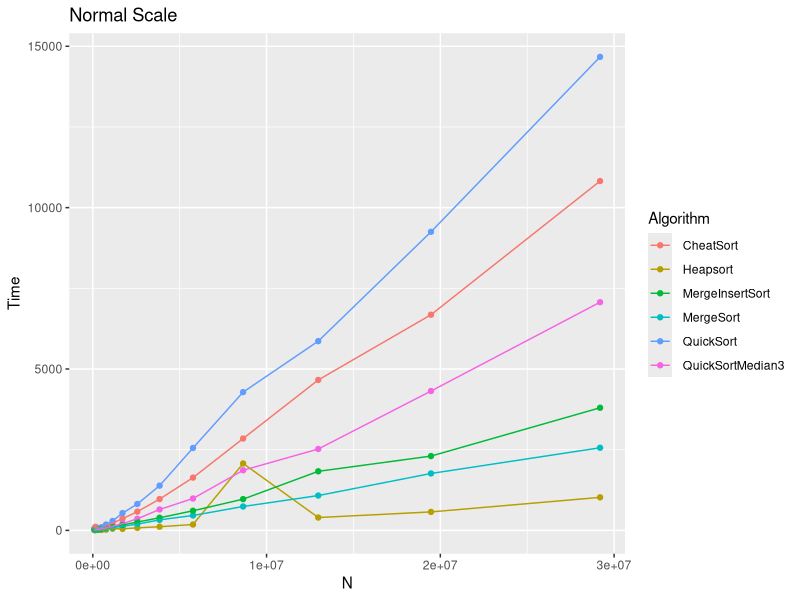
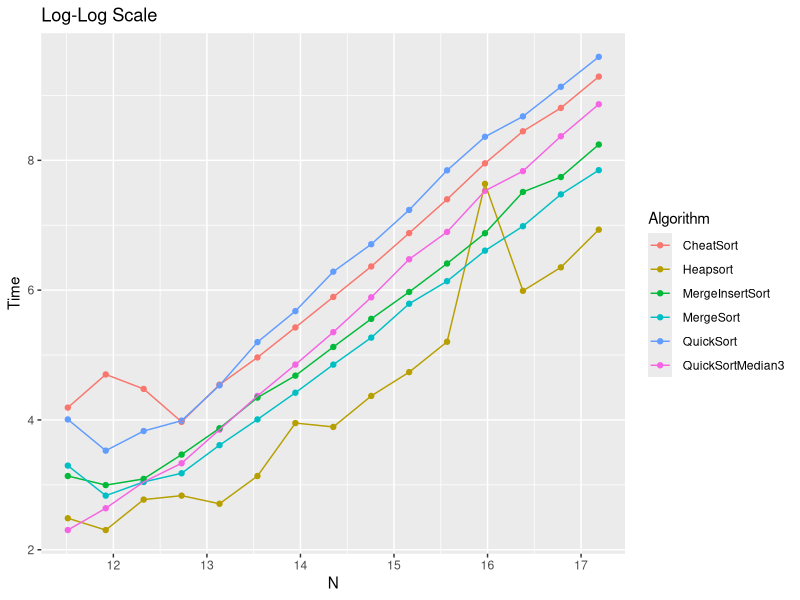

These charts were generated, in order, by the following R code:
setwd("~/Documents/UNIFR/Algorithmic/Series/")
#set working dir
#install.packages("ggplot2")
library(ggplot2)

data <- read.table("test.csv", header=T, sep=",")
qplot(N, Time, data = data, geom = c("point", "line"), color = Algorithm, main = "Normal Scale")
data[1:2] <- lapply(data[1:2], log1p) # x -> log(x+1)
qplot(N, Time, data = data, geom = c("point", "line"), color = Algorithm, main = "Log-Log Scale")

lm(formula = Time ~ N, data = data, subset = data$Algorithm==" CheatSort")
lm(formula = Time ~ N, data = data, subset = data$Algorithm==" Heapsort")
lm(formula = Time ~ N, data = data, subset = data$Algorithm==" MergeInsertSort")
lm(formula = Time ~ N, data = data, subset = data$Algorithm==" MergeSort")
lm(formula = Time ~ N, data = data, subset = data$Algorithm==" QuickSort")
lm(formula = Time ~ N, data = data, subset = data$Algorithm==" QuickSortMedian3")

